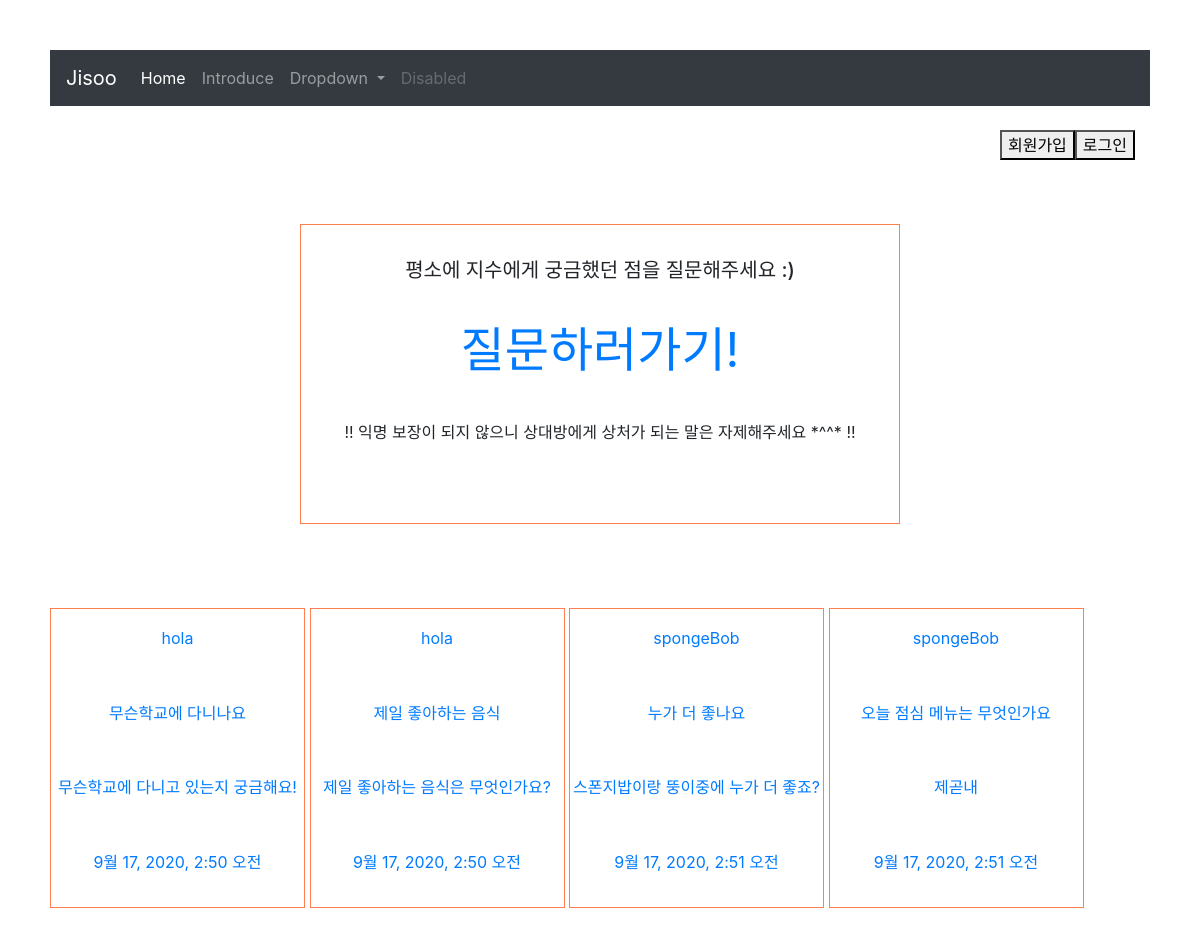
The page / on the database its author committed.
### myapp/models.py (models this page shows, shortened)
class Blog(models.Model):
    title = models.CharField(max_length = 200)
    content = models.TextField()
    updated_at = models.DateTimeField(auto_now = True)
    author = models.ForeignKey(User, on_delete = models.CASCADE, null = True)

### myapp/views.py (the view)
# urls.py: path('', views.main, name = "main"),
def main(request):
    blogs = Blog.objects.all()
    return render(request, 'main.html', {'blogs':blogs})

### myapp/templates/main.html (shortened to what this page needs)
{% load static %}
<link rel="stylesheet" href="https://stackpath.bootstrapcdn.com/bootstrap/4.5.2/css/bootstrap.min.css"
>
<!DOCTYPE html>
<html lang="en">
<head>
    <link rel="stylesheet" type="text/css" href="{% static 'css/main.css' %}">
</head>
<nav class="navbar navbar-expand-lg navbar-dark bg-dark">
    <a class="navbar-brand" href="#">Jisoo</a>
    <div class="collapse navbar-collapse" id="navbarSupportedContent">
        <ul class="navbar-nav mr-auto">
            <li class="nav-item active">
                <a class="nav-link" href="{% url 'main' %}">Home <span class="sr-only">(current)</span></a>
            </li>
            <li class="nav-item">
                <a class="nav-link" href="{% url 'intro' %}">Introduce</a>
            </li>
            <li class="nav-item dropdown">
                <a class="nav-link dropdown-toggle" href="#" id="navbarDropdown" role="button" data-toggle="dropdown"
                    aria-haspopup="true" aria-expanded="false">
                    Dropdown
                </a>
            </li>
            <li class="nav-item">
                <a class="nav-link disabled" href="#" tabindex="-1" aria-disabled="true">Disabled</a>
            </li>
        </ul>
    </div>
</nav>
<br>
<body>
    <div class = "container">
        <p class = "float-right" >
    {% if user.is_authenticated %}
    안녕하세요 {{user}}님!
    <br>
    <a href = "{% url 'logout' %}">
        <button> 로그아웃</button>
    </a>
    {% else %}
    <a href = "{% url 'signup' %}">
        <button> 회원가입 </button>
    </a>
    <a href = "{% url 'login' %}">
        <button> 로그인 </button>
    </a>
    {% endif %}
</div>
<br>
<br>
    <div class ="make_Blog">
        <h5>평소에 지수에게 궁금했던 점을 질문해주세요 :)</h5><br>
        <a href = "{% url 'create' %}">
            <div class = "plus_btn">
                질문하러가기!
            </div>
        </a>
        <p> !! 익명 보장이 되지 않으니 상대방에게 상처가 되는 말은 자제해주세요 *^^* !! </p>
    </div>
    <br>
    {% for blog in blogs %}
    <a href = "{% url 'detail' blog.id %}">
        <div class = "all_Blog">
            <p> {{blog.author}}</p>
            <p> {{blog.title}}</p>
            <p> {{blog.content}}</p>
            <p> {{blog.updated_at}}</p>
        </div>
    </a>
{% endfor %}
</body>
</html>

### myapp/static/css/main.css (style rules this page uses)
body { margin:0; padding:50px; }
.make_Blog { position: relative; margin: 50px auto; width:300px; padding: 33px 25px 29px; width : 600px; height : 300px; border : 1px solid coral; display : flex; flex-direction : column; align-items : center; margin-bottom : 30px; margin-top : 30px; align : center; }
.all_Blog { width : 255px; height : 300px; border : 1px solid coral; display : flex; flex-direction : column; align-items : center; margin-bottom : 30px; margin-top : 30px; display : inline-flex;ㄴ text-align: center; }
.plus_btn { flex : 1; display : flex; align-items : center ; font-size : 3rem; }
p { flex:1; display : flex; align-items : center ; }
a { text-decoration: none; }

### rows shown on the page
Blog: author "hola", title "무슨학교에 다니나요", content "무슨학교에 다니고 있는지 궁금해요!", updated_at "9월 17, 2020, 2:50 오전"
Blog: author "hola", title "제일 좋아하는 음식", content "제일 좋아하는 음식은 무엇인가요?", updated_at "9월 17, 2020, 2:50 오전"
Blog: author "spongeBob", title "누가 더 좋나요", content "스폰지밥이랑 뚱이중에 누가 더 좋죠?", updated_at "9월 17, 2020, 2:51 오전"
Blog: author "spongeBob", title "오늘 점심 메뉴는 무엇인가요", content "제곧내", updated_at "9월 17, 2020, 2:51 오전"
